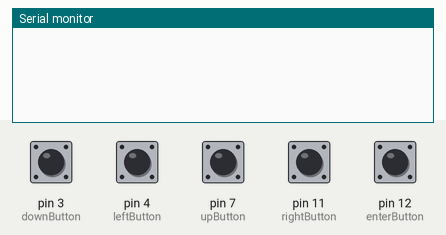
Simulated run of this sketch. Board: Arduino Uno, built with avr-gcc and run on an emulated ATmega328P. Parts: the last lines printed to the serial monitor. Inputs (shaded band) come from the test bench; at power-on: pin 3 (downButton), pin 4 (leftButton), pin 7 (upButton), pin 11 (rightButton), pin 12 (enterButton) LOW.

Above: at 1.2 s.
1.3 s: pin 3 (downButton) pulled HIGH for 0.15 s
At 1.7 s:
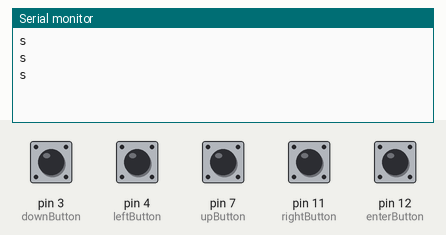
2.9 s: pin 4 (leftButton) pulled HIGH for 0.15 s
At 4.2 s:
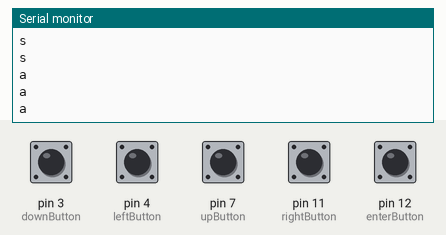
4.5 s: pin 7 (upButton) pulled HIGH for 0.15 s
At 5.4 s:
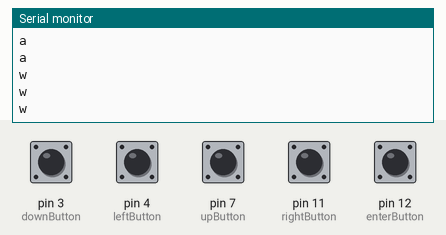
6.1 s: pin 11 (rightButton) pulled HIGH for 0.15 s
At 6.7 s:
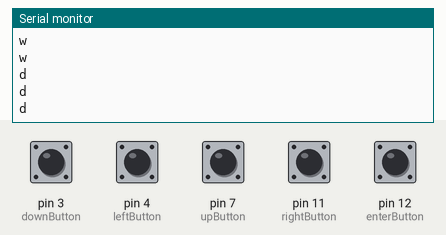
7.7 s: pin 12 (enterButton) pulled HIGH for 0.15 s
At 9.1 s:
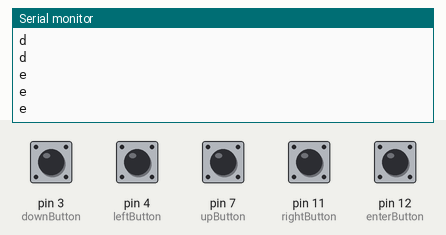

The sketch:

Snake_Controller.ino
```cpp
//declare the pins to which each button is connected
int upButton = 7;
int downButton = 3;
int leftButton = 4;
int rightButton = 11;
int enterButton = 12;


void setup(){
 pinMode(upButton, INPUT);
 pinMode(downButton, INPUT);
 pinMode(leftButton, INPUT);
 pinMode(rightButton, INPUT);
 pinMode(enterButton, INPUT);

 Serial.begin(9600);
}


void loop(){
    if (digitalRead(upButton) == HIGH) {
      Serial.println("w");
    }

    if (digitalRead(downButton) == HIGH) {
      Serial.println("s");
    }

    if (digitalRead(leftButton) == HIGH) {
      Serial.println("a");
    }

    if (digitalRead(rightButton) == HIGH) {
      Serial.println("d");
    }

    if (digitalRead(enterButton) == HIGH) {
      Serial.println("e");
    }


    delay(50);
}
```

Measured:
- after the input at 1.3 s, the serial monitor: prints a new line at once (image 1)
- after the input at 2.9 s, the serial monitor: prints a new line at once (image 2)
- after the input at 4.5 s, the serial monitor: prints a new line at once (image 3)
- after the input at 6.1 s, the serial monitor: prints a new line at once (image 4)
- after the input at 7.7 s, the serial monitor: prints a new line at once (image 5)
